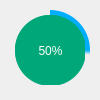
<?xml version="1.0" encoding="UTF-8"?>
<ui version="4.0">
 <class>MainWindow</class>
 <widget class="QMainWindow" name="MainWindow">
  <property name="geometry">
   <rect>
    <x>0</x>
    <y>0</y>
    <width>100</width>
    <height>100</height>
   </rect>
  </property>
  <property name="windowTitle">
   <string>MainWindow</string>
  </property>
  <property name="windowIcon">
   <iconset resource="../assets.qrc">
    <normaloff>:/icons/assets/icons/jadeIcon.png</normaloff>:/icons/assets/icons/jadeIcon.png</iconset>
  </property>
  <widget class="QWidget" name="centralwidget">
   <widget class="QFrame" name="circularProgressBarBase">
    <property name="geometry">
     <rect>
      <x>0</x>
      <y>0</y>
      <width>100</width>
      <height>100</height>
     </rect>
    </property>
    <property name="frameShape">
     <enum>QFrame::NoFrame</enum>
    </property>
    <property name="frameShadow">
     <enum>QFrame::Raised</enum>
    </property>
    <widget class="QFrame" name="circularProgress">
     <property name="geometry">
      <rect>
       <x>10</x>
       <y>10</y>
       <width>80</width>
       <height>80</height>
      </rect>
     </property>
     <property name="styleSheet">
      <string notr="true">QFrame{
	border-radius: 40px;
	background-color: qconicalgradient(cx:0.5, cy:0.5, angle:90, stop:0.73 rgba(214, 2, 202, 0), stop:0.75 rgba(0, 174, 255, 255));
}</string>
     </property>
     <property name="frameShape">
      <enum>QFrame::NoFrame</enum>
     </property>
     <property name="frameShadow">
      <enum>QFrame::Raised</enum>
     </property>
    </widget>
    <widget class="QFrame" name="circularBg">
     <property name="geometry">
      <rect>
       <x>10</x>
       <y>10</y>
       <width>80</width>
       <height>80</height>
      </rect>
     </property>
     <property name="styleSheet">
      <string notr="true">QFrame {
	border-radius:40px;
	
	background-color: rgab(73, 111, 82, 120);
}</string>
     </property>
     <property name="frameShape">
      <enum>QFrame::StyledPanel</enum>
     </property>
     <property name="frameShadow">
      <enum>QFrame::Raised</enum>
     </property>
    </widget>
    <widget class="QFrame" name="container">
     <property name="geometry">
      <rect>
       <x>15</x>
       <y>15</y>
       <width>70</width>
       <height>70</height>
      </rect>
     </property>
     <property name="styleSheet">
      <string notr="true">QFrame {
	border-radius:35px;

	
	background-color: rgb(0, 167, 120);
}</string>
     </property>
     <property name="frameShape">
      <enum>QFrame::StyledPanel</enum>
     </property>
     <property name="frameShadow">
      <enum>QFrame::Raised</enum>
     </property>
     <widget class="QPushButton" name="pushButton">
      <property name="geometry">
       <rect>
        <x>0</x>
        <y>0</y>
        <width>71</width>
        <height>71</height>
       </rect>
      </property>
      <property name="styleSheet">
       <string notr="true">QPushButton {
	border-radius:35px;	
	background-color: rgb(0, 167, 120);
	font: 12pt &quot;Calibri&quot;;
	
	color: rgb(255, 255, 255)
}

QPushButton:hover {
	background-color: rgb(0, 180, 130);
}

QPushButton:pressed {
	
	background-color: rgb(0, 200, 120);
}</string>
      </property>
      <property name="text">
       <string>50%</string>
      </property>
      <property name="iconSize">
       <size>
        <width>16</width>
        <height>16</height>
       </size>
      </property>
     </widget>
    </widget>
    <zorder>circularBg</zorder>
    <zorder>circularProgress</zorder>
    <zorder>container</zorder>
   </widget>
  </widget>
 </widget>
 <resources>
  <include location="../assets.qrc"/>
 </resources>
 <connections/>
</ui>
